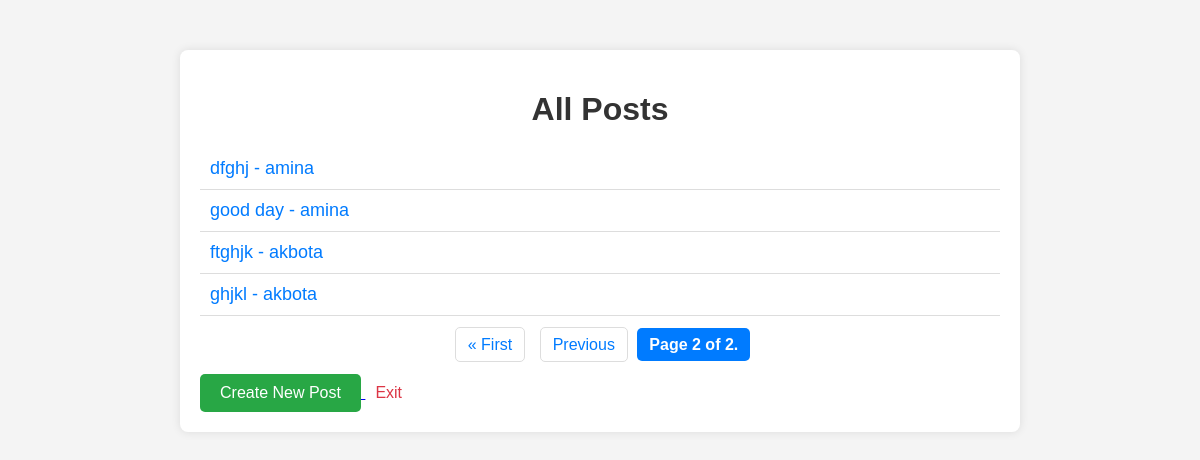
Page /blog/posts/?page=2 on the committed database.
### blog/models.py (models this page shows, shortened)
class Post(models.Model):
    title = models.CharField(max_length=150)
    content = models.TextField()
    author = models.ForeignKey(User, on_delete=models.CASCADE)
    created_at = models.DateTimeField(default=timezone.now)
    tags = models.ManyToManyField('Tag', related_name='posts', blank=True)
    class Meta:
        indexes = [
            models.Index(fields=['author']),
        ]

### blog/views.py (the view)
# urls.py: path('posts/', post_list, name="post_list"),
@cache_page(60)
def post_list(request):
    posts = Post.objects.prefetch_related('comments').all().order_by('-created_at')
    paginator = Paginator(posts, 5)
    page_number = request.GET.get('page')
    page_obj = paginator.get_page(page_number)
    return render(request, 'list.html', {'page_obj': page_obj})

### blog/templates/list.html (shortened to what this page needs)
<!DOCTYPE html>
<html lang="en">
<head>
    <link rel="stylesheet">
</head>
<body>
    <div class="container">
        <h1>All Posts</h1>
        <ul>
            {% for post in page_obj %}
                <li><a href="{% url 'post_by_id' post.id %}">{{ post.title }} - {{ post.author }}</a></li>
            {% endfor %}
        </ul>
        <div class="pagination">
            <span class="step-links">
                {% if page_obj.has_previous %}
                    <a href="?page=1">&laquo; First</a>
                    <a href="?page={{ page_obj.previous_page_number }}">Previous</a>
                {% endif %}
                <span class="current">
                    Page {{ page_obj.number }} of {{ page_obj.paginator.num_pages }}.
                </span>
            </span>
        </div>
        <a href="{% url 'post_new' %}">
            <button type="button">Create New Post</button>
        </a>
        <a class="exit-link" href="{% url 'logout' %}">Exit</a>
    </div>
</body>
</html>

### blog/templates/list.html (style rules this page uses)
body { font-family: Arial, sans-serif; background-color: #f4f4f4; margin: 0; padding: 0; }
.container { max-width: 800px; margin: 50px auto; background-color: #ffffff; padding: 20px; border-radius: 8px; box-shadow: 0 0 10px rgba(0, 0, 0, 0.1); }
h1 { text-align: center; color: #333; margin-bottom: 20px; }
ul { list-style-type: none; padding: 0; }
ul li { padding: 10px; border-bottom: 1px solid #ddd; }
ul li a { text-decoration: none; color: #007bff; font-size: 18px; }
.pagination { text-align: center; margin-top: 20px; }
.pagination a { margin: 0 5px; padding: 8px 12px; text-decoration: none; color: #007bff; border: 1px solid #ddd; border-radius: 5px; }
.pagination .current { font-weight: bold; padding: 8px 12px; background-color: #007bff; color: white; border-radius: 5px; }
button { display: inline-block; padding: 10px 20px; background-color: #28a745; color: white; border: none; border-radius: 5px; cursor: pointer; text-align: center; font-size: 16px; margin-top: 20px; text-decoration: none; }
.exit-link { display: inline-block; margin-left: 10px; font-size: 16px; color: #dc3545; text-decoration: none; }

### rows in the picture
Post: title "dfghj", author "amina"
Post: title "good day", author "amina"
Post: title "ftghjk", author "akbota"
Post: title "ghjkl", author "akbota"

### other values in the picture
{{ page_obj.number }} "2"
{{ page_obj.paginator.num_pages }} "2"
